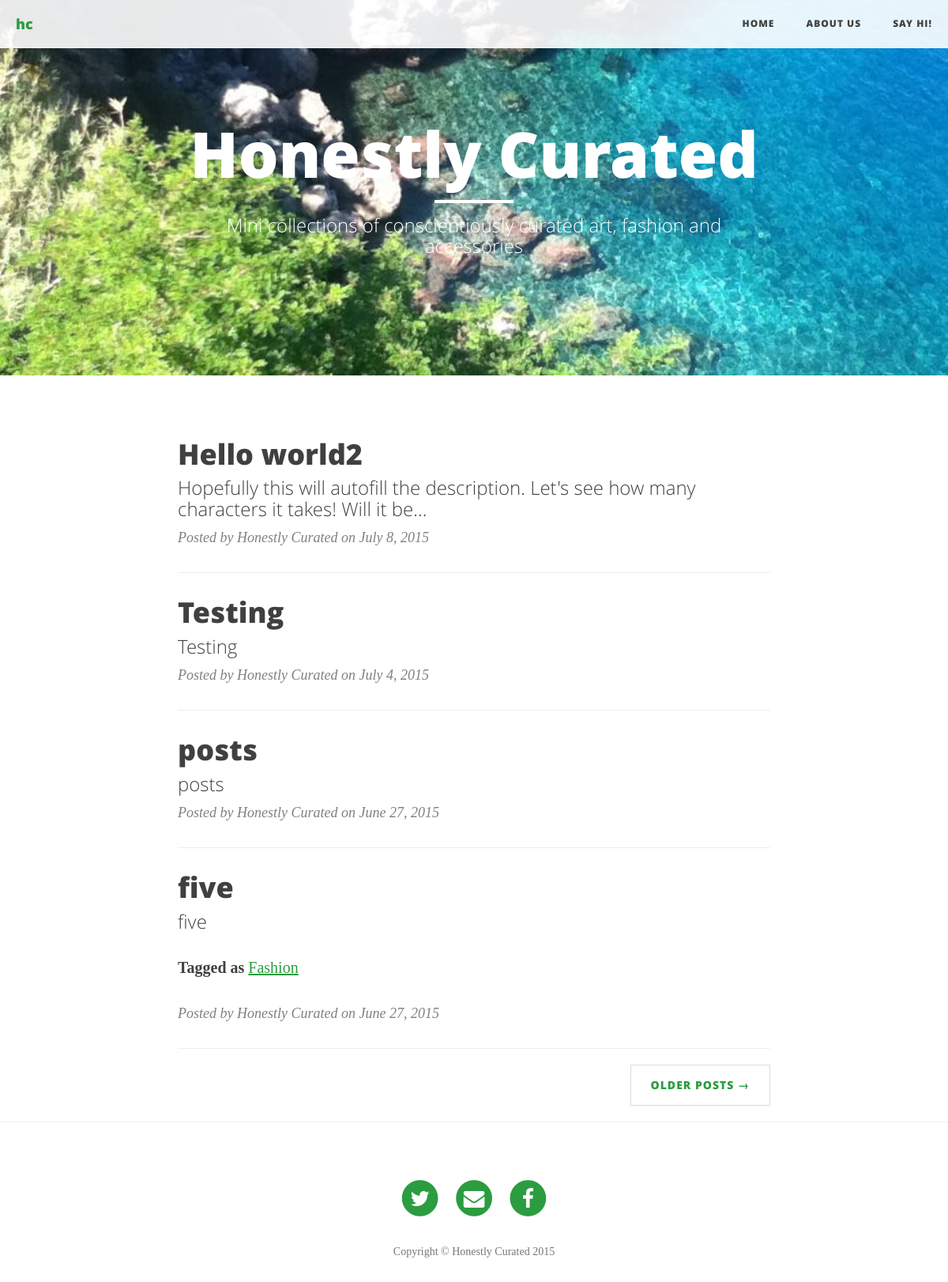
The page / on the database its author committed.
### blog/models.py (models this page shows, shortened)
class Page(models.Model):
    title = models.CharField(max_length=255, unique=True)
    subtitle = models.CharField(max_length=255, null=True, blank=True)
    slug = models.SlugField(max_length=255, unique=True)
    order = models.IntegerField(unique=True)
    content = RedactorField(verbose_name=u'Text')
    published = models.BooleanField(default=True)
    class Meta:
        ordering = ['order']
    def get_absolute_url(self):
        return reverse('blog.views.page',args=[self.slug])

class Post(models.Model):
    title = models.CharField(max_length=255)
    slug = models.SlugField(unique=True,
                            max_length=255)
    description = models.CharField(max_length=255, null=True, blank=True,help_text="Leave blank for auto-fill")
    author = models.CharField(max_length=255,default="Honestly Curated")
    content = RedactorField(verbose_name=u'Text')
    published = models.BooleanField(default=True)
    created = models.DateTimeField(auto_now_add=True)
    tag = models.ManyToManyField(Tag, related_name="posts", related_query_name="post", blank=True)
    class Meta:
        ordering = ['-created']
    def get_absolute_url(self):
        return reverse('blog.views.post',args=[self.slug])

class Tag(models.Model):
    name = models.CharField(max_length=255, unique=True)
    slug = models.SlugField(max_length=255, unique=True)
    class Meta:
        ordering = ['name']

### blog/views.py (the view)
# urls.py: url(r'^$','blog.views.index'),
def index(request):
    tagParam = request.GET.get('tag')
    if tagParam:
        post_list = Post.objects.filter(published=True, tag__slug=tagParam)
    else:
        post_list = Post.objects.filter(published=True)
    paginator = Paginator(post_list,4) # Show 4 posts per page
    page = request.GET.get('page')
    try:
        posts = paginator.page(page)
    except PageNotAnInteger:
        posts = paginator.page(1)
    except EmptyPage:
        posts = paginator.page(paginator.num_pages)
    for post in posts:
        post.tags = Tag.objects.filter(post__slug=post.slug)
    pages = Page.objects.filter(published=True)
    return render(request,'blog/index.html',{'posts':posts,'tagParam':tagParam,'pages':pages,'MEDIA_URL':settings.MEDIA_URL})

### random_image/templatetags/random_image.py (called while the page is built)
@register.simple_tag
def random_image(image_dir):
    try:
        valid_extensions = settings.RANDOM_IMAGE_EXTENSIONS
    except AttributeError:
        valid_extensions = ['.jpg','.jpeg','.png','.gif',]
    if image_dir:
        rel_dir = image_dir
    else:
        rel_dir = settings.RANDOM_IMAGE_DIR
    rand_dir = os.path.join(settings.MEDIA_ROOT, rel_dir)
    files = [f for f in os.listdir(rand_dir) if os.path.splitext(f)[1] in valid_extensions]
    return os.path.join(rel_dir, random.choice(files))

### hc/templates/blog/index.html (shortened to what this page needs)
{% extends 'blog/base.html' %}
    {% load staticfiles %}
    {% load random_image %}
    {% block content %}
    <header class="intro-header" style="background-image: url('{{MEDIA_URL}}{% random_image "blog" %}')">
        <div class="container">
            <div class="row">
                <div class="col-lg-8 col-lg-offset-2 col-md-10 col-md-offset-1">
                    <div class="site-heading">
                        <h1>Honestly Curated</h1>
                        <hr class="small">
                        <span class="subheading">Mini collections of conscientiously curated art, fashion and accessories</span>
                    </div>
                </div>
            </div>
        </div>
    </header>
    <div class="container">
        <div class="row">
            <div class="col-lg-8 col-lg-offset-2 col-md-10 col-md-offset-1">
                {% for post in posts %}
                <div class="post-preview">
                    <a href="{{post.get_absolute_url}}">
                        <h2 class="post-title">
                            {{post.title}}
                        </h2>
                        <h3 class="post-subtitle">
                            {{post.description}}
                        </h3>
                    </a>
                    {% if post.tags %}
                    <p class="tags">
                        <strong>Tagged as </strong>
                        {% for tag in post.tags %}
                            <a href="{% url 'blog.views.index' %}?page=1&tag={{tag.slug}}">{{tag.name}}</a>
                        {% endfor %}
                    </p>
                    {% endif %}
                    <p class="post-meta">Posted by {{post.author}} on
                        <time datetime="{{post.created|date:"c"}}">
                            {{post.created|date}}
                        </time>
                    </p>
                </div>
                <hr>
                {% endfor %}
                <ul class="pager">
                    {% if posts.has_next %}
                        <li class="next">
                            {% if tagParam %}
                            <a href="?page={{ posts.next_page_number }}&tag={{tagParam}}">Older Posts &rarr;</a>
                            {% else %}
                            <a href="?page={{ posts.next_page_number }}">Older Posts &rarr;</a>
                            {% endif %}
                        </li>
                    {% endif %}
                </ul>
            </div>
        </div>
    </div>
    <hr>
    {% endblock %}

### hc/templates/blog/base.html (shortened to what this page needs)
<!DOCTYPE html>
    <html>
        <head>
            {% load staticfiles %}
            {% load compress %}
            {% compress css %}
            <link href="{% static "blog/css/bootstrap.min.css" %}" rel="stylesheet">
            <link href="{% static "blog/css/clean-blog.min.css" %}" rel="stylesheet">
            <link href="{% static "blog/css/font-awesome.min.css" %}" rel="stylesheet" type="text/css">
            <link href="{% static "blog/css/font-lora.css" %}" rel='stylesheet' type='text/css'>
            <link href="{% static "blog/css/font-open-sans.css" %}" rel='stylesheet' type='text/css'>
            {% endcompress %}
            </head>
        <body>
            <nav class="navbar navbar-default navbar-custom navbar-fixed-top is-fixed is-visible">
                <div class="container-fluid">
                    <div class="navbar-header page-scroll">
                        <a class="navbar-brand" href="{% url 'blog.views.index' %}">hc</a>
                    </div>
                    <div class="collapse navbar-collapse" id="bs-example-navbar-collapse-1">
                        <ul class="nav navbar-nav navbar-right">
                            <li>
                                <a href="{% url 'blog.views.index' %}">Home</a>
                            </li>
                            {% for page in pages%}
                            <li>
                                <a href="{{page.get_absolute_url}}">{{page.title}}</a>
                            </li>
                            {% endfor %}
                        </ul>
                    </div>
                </div>
            </nav>
            {% block content %}
            {% endblock %}
            <footer>
                <div class="container">
                    <div class="row">
                        <div class="col-lg-8 col-lg-offset-2 col-md-10 col-md-offset-1">
                            <ul class="list-inline text-center">
                                <li>
                                    <a href="https://twitter.com/honestlycurated" target="_blank">
                                        <span class="fa-stack fa-lg">
                                            <i class="fa fa-circle fa-stack-2x"></i>
                                            <i class="fa fa-twitter fa-stack-1x fa-inverse"></i>
                                        </span>
                                    </a>
                                </li>
                                <li>
                                    <a href="#" id="mailto">
                                        <span class="fa-stack fa-lg">
                                            <i class="fa fa-circle fa-stack-2x"></i>
                                            <i class="fa fa-envelope fa-stack-1x fa-inverse"></i>
                                        </span>
                                    </a>
                                </li>
                                <li>
                                    <a href="https://www.facebook.com/honestlycurated" target="_blank">
                                        <span class="fa-stack fa-lg">
                                            <i class="fa fa-circle fa-stack-2x"></i>
                                            <i class="fa fa-facebook fa-stack-1x fa-inverse"></i>
                                        </span>
                                    </a>
                                </li>
                            </ul>
                            <p class="copyright text-muted">Copyright &copy; Honestly Curated 2015</p>
                        </div>
                    </div>
                </div>
            </footer>
        </body>
    </html>

### hc/templates/blog/base.html (style rules this page uses)
a { color: #2b9c40; }

### rows shown on the page
Page: title "ABOUT US"
Page: title "SAY HI!"
Post: title "Hello world2", description "Hopefully this will autofill the description. Let's see how many characters it takes! Will it be...", author "Honestly Curated", created "July 8, 2015"
Post: title "Testing", description "Testing", author "Honestly Curated", created "July 4, 2015"
Post: title "posts", description "posts", author "Honestly Curated", created "June 27, 2015"
Post: title "five", description "five", author "Honestly Curated", created "June 27, 2015"
Tag: name "Fashion"
